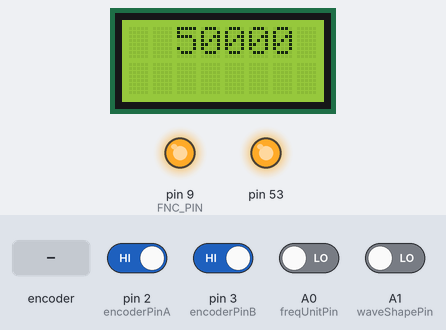
A sketch run on a simulated Arduino Mega 2560, built with avr-gcc and run on an emulated ATmega2560. Parts: 8×2 character LCD, output pins drawn as LEDs (lit = HIGH). The inputs (shaded band) are chosen by the test bench; at power-on: pin 2 (encoderPinA), pin 3 (encoderPinB) HIGH, A0 (freqUnitPin), A1 (waveShapePin) LOW. What the sketch prints to the serial monitor is not drawn.

Above: at 1.3 s.
1.4 s: rotary encoder on pin 2 (encoderPinA) / pin 3 (encoderPinB) turned 3 steps (first pin leading)
At 2.8 s:
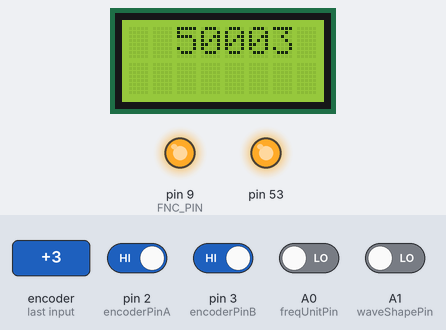
3.5 s: rotary encoder on pin 2 (encoderPinA) / pin 3 (encoderPinB) turned 1 step (first pin leading)
At 4.0 s:
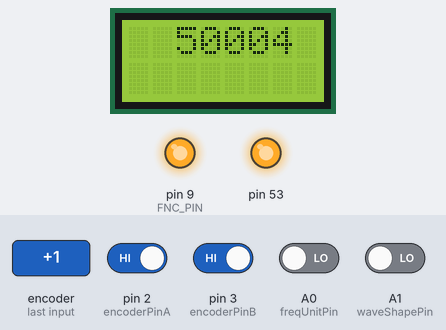
Timing chart, 0 to 6.5 s (numbered marks = the images above; inputs shaded):
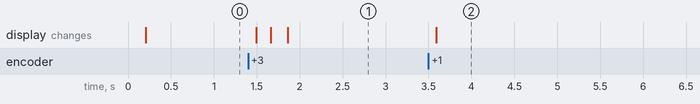

Measured:
- after the input at 1.4 s, the display: first changes after 0.09 s (image 1 shows a later state)
- after the input at 3.5 s, the display: changes after 0.09 s (image 2)

The sketch:

siggen.ino
```cpp
// Include

// ads
#include "AD9833.h"
// lcd
#include <hd44780.h>
#include <hd44780ioClass/hd44780_pinIO.h> // Arduino pin i/o class header

#define APP_NAME "Signal Gen"
#define APP_VERSION "1.00"

#define VERBOSE 0

void lcd_setup(void);
void lcd_loop();

byte ads_get_wave(void);
void ads_toggle_wave(void);
byte ads_get_scale();
void ads_toggle_scale(void);
void ads_set_delta(long d);
void ads_clear_delta();
long ads_get_frequency();
void ads_setup(void);
void ads_loop(void);

void encoder_setup(void);
void encoder_loop(void);

void buttons_setup(void);
void buttons_loop(void);

const int F_x1HZ = 0;
const int F_x10HZ = 1;
const int F_x100HZ = 2;
const int F_x1KHZ = 3;
const int F_x10KHZ = 4;
const int F_x100KHZ = 5;
const int F_x1MHZ = 6;

const int W_SIN = 0;
const int W_SQR = 1;
const int W_TRI = 2;

void setup()
{

    lcd_setup();
    encoder_setup();
    ads_setup();
    buttons_setup();

    Serial.begin(115200); // output
    Serial.println("Signal Gen 1.00");
}

void loop()
{
    lcd_loop();
    encoder_loop();
    ads_loop();
    buttons_loop();
}

// TODO: Move these to modules but lets get these working first

///////////////////////////////////////////////////////////////////////////////
// LCD
///////////////////////////////////////////////////////////////////////////////

const int rs = 8, en = 10, db4 = 4, db5 = 5, db6 = 6, db7 = 7;
const int LCD_COLS = 8;
const int LCD_ROWS = 2;
hd44780_pinIO lcd(rs, en, db4, db5, db6, db7);

char last_reported_f[14];

void lcd_setup(void)
{
    memset(last_reported_f, '\0', sizeof(last_reported_f));
    lcd.begin(LCD_COLS, LCD_ROWS);
    lcd.lineWrap();
    lcd.print("Signal Gen 1.00");
}

void lcd_loop()
{
    long f = ads_get_frequency();

    // nothing
    char frequencyText[20];
    memset(frequencyText, '\0', sizeof(frequencyText));
    dtostrf(f, 7, 0, frequencyText);

    byte scale = ads_get_scale();

    char scale_text[10];
    memset(scale_text, '\0', sizeof(scale_text));

    switch (scale)
    {
    case F_x1HZ:
        strncpy(scale_text, "      ", sizeof(scale_text));
        break;

    case F_x10HZ:
        strncpy(scale_text, "   x10", sizeof(scale_text));
        break;

    case F_x100HZ:
        strncpy(scale_text, "  x100", sizeof(scale_text));
        break;

    case F_x1KHZ:
        strncpy(scale_text, "   Khz", sizeof(scale_text));
        break;

    case F_x10KHZ:
        strncpy(scale_text, "  x10K", sizeof(scale_text));
        break;

    case F_x100KHZ:
        strncpy(scale_text, " x100K", sizeof(scale_text));
        break;

    case F_x1MHZ:
        strncpy(scale_text, "   Mhz", sizeof(scale_text));
        break;

    default:
        strncpy(scale_text, "     ?", sizeof(scale_text)); // should never happen, just in case...
        break;
    }

    char wave_letter;
    byte wave = ads_get_wave();
    switch (wave)
    {
    case W_SIN:
        wave_letter = 'S';
        break;

    case W_SQR:
        wave_letter = 'Q';
        break;

    case W_TRI:
        wave_letter = 'T';
        break;

    default:
        wave_letter = '?'; // should never happen, just in case...
        break;
    }

    char lcdText[40];
    memset(lcdText, '\0', sizeof(lcdText));
    sprintf(lcdText, "%s %s", frequencyText, scale_text);

    if (strncmp(last_reported_f, lcdText, sizeof(last_reported_f)) == 0)
    {
        return;
    }

    lcd.clear();
    lcd.home();
    lcd.print(lcdText);

    memset(last_reported_f, '\0', sizeof(last_reported_f));
    strncpy(last_reported_f, lcdText, sizeof(last_reported_f));
}

///////////////////////////////////////////////////////////////////////////////
// ADS Chip
///////////////////////////////////////////////////////////////////////////////

volatile long currentFrequency = 50000;
volatile byte currentScale = F_x1HZ;
volatile byte currentWave = W_SIN;
volatile long delta = 0;
bool delta_lock = 0;

#define FNC_PIN 9
AD9833 gen(FNC_PIN);

void ads_toggle_wave(void)
{
    currentWave++;

    if (currentWave > W_TRI)
    {
        currentWave = W_SIN;
    }
}

byte ads_get_scale(void)
{
    return currentScale;
}

byte ads_get_wave(void)
{
    return currentWave;
}

void ads_toggle_scale(void)
{
    currentScale++;
    if (currentScale > F_x1MHZ)
    {
        currentScale = F_x1HZ;
    }
}

void ads_set_delta(long d)
{
    delta = d;
    delta_lock = 1;
}

long ads_get_frequency(void)
{
    return currentFrequency;
}

void ads_clear_delta(void)
{
    delta = 0;
    delta_lock = 0;
}

bool can_set_delta(void)
{
    return !delta_lock;
}

void ads_setup(void)
{
    gen.Begin();
    gen.ApplySignal(SINE_WAVE, REG0, (float)currentFrequency);
    gen.EnableOutput(true);
}

void ads_loop(void)
{
    // detect if we have to change the frequency

    if (delta != 0)
    {
        long scale;

        switch (currentScale)
        {
        case F_x1HZ:
            scale = 1;
            break;

        case F_x10HZ:
            scale = 10;
            break;

        case F_x100HZ:
            scale = 100;
            break;

        case F_x1KHZ:
            scale = 1000;
            break;

        case F_x10KHZ:
            scale = 10000;
            break;

        case F_x100KHZ:
            scale = 100000;
            break;

        case F_x1MHZ:
            scale = 1000000;
            break;

        default:
            break;
        }

        if(VERBOSE)
        {
            Serial.println("Adjusting frequency");
            Serial.print("Previous frequency: ");
            Serial.println(currentFrequency);
            Serial.print("Delta: ");
            Serial.println(delta);
        }

        currentFrequency += delta * scale;

        if(VERBOSE)
        {
            Serial.print("New frequency: ");
            Serial.println(currentFrequency);
        }

        ads_clear_delta();
        float converted_freq = (float)currentFrequency;

        if(VERBOSE)
        {
            Serial.print("New frequency (float): ");
            Serial.println(converted_freq);
        }

        gen.SetFrequency(REG0, converted_freq);
    }

    WaveformType w = gen.GetWaveForm(REG0);

    WaveformType ours;

    switch (currentWave)
    {
    case W_SIN:
        ours = WaveformType::SINE_WAVE;
        break;
    case W_SQR:
        ours = WaveformType::SQUARE_WAVE;
        break;
    case W_TRI:
        ours = WaveformType::TRIANGLE_WAVE;
        break;
    default:
        ours = WaveformType::SINE_WAVE; // sines are just more perfect :)
        break;
    }

    if (ours != w)
    {
        gen.SetWaveform(REG0, ours);
    }
}

///////////////////////////////////////////////////////////////////////////////
// Rotary Encoder
///////////////////////////////////////////////////////////////////////////////

const int encoderPinA = 2; // right
const int encoderPinB = 3; // left

volatile long encoderPos = 1;
long lastReportedPos = 1;
static boolean rotating = false;

// interrupt service routine vars
boolean A_set = false;
boolean B_set = false;

void encoder_setup(void)
{
    pinMode(encoderPinA, INPUT);
    pinMode(encoderPinB, INPUT);

    digitalWrite(encoderPinA, HIGH);
    digitalWrite(encoderPinB, HIGH);

    attachInterrupt(0, doEncoderA, CHANGE);
    attachInterrupt(1, doEncoderB, CHANGE);
}

void encoder_loop(void)
{
    rotating = true; // reset the debouncer

    if (lastReportedPos != encoderPos)
    {
        // push the delta into the frequency
        if (can_set_delta())
        {
            long dif = encoderPos - lastReportedPos;
            ads_set_delta(dif);
            if(VERBOSE)
            {
                Serial.print("Detected encoder change: ");
                Serial.println(dif);
            }

            lastReportedPos = encoderPos;
        }
        else if(VERBOSE)
        {
            Serial.print("Waiting to set delta");
        }
    }
}

// Interrupt on A changing state
void doEncoderA()
{
    // debounce
    if (rotating)
        delay(1); // wait a little until the bouncing is done

    // Test transition, did things really change?
    if (digitalRead(encoderPinA) != A_set)
    { // debounce once more
        A_set = !A_set;

        // adjust counter + if A leads B
        if (A_set && !B_set)
        {
            encoderPos += 1;
        }

        rotating = false; // no more debouncing until loop() hits again
    }
}

// Interrupt on B changing state, same as A above
void doEncoderB()
{
    if (rotating)
        delay(1);
    if (digitalRead(encoderPinB) != B_set)
    {
        B_set = !B_set;
        //  adjust counter - 1 if B leads A
        if (B_set && !A_set)
        {
            encoderPos -= 1;
        }

        rotating = false;
    }
}

///////////////////////////////////////////////////////////////////////////////
// Buttons
///////////////////////////////////////////////////////////////////////////////

const int freqUnitPin = A0;
int freqUnitPinState = LOW;

const int waveShapePin = A1;
int waveShapeState = LOW;

const int atnPin = A2;
int atnPinState = LOW;

int buttonState = 0; // current state of the button

void buttons_setup(void)
{
    pinMode(freqUnitPin, INPUT);
    pinMode(waveShapePin, INPUT);
    pinMode(atnPin, INPUT);
}

void buttons_loop(void)
{
    buttonState = digitalRead(freqUnitPin);

    if (buttonState != freqUnitPinState)
    {
        if (buttonState == HIGH)
        {
            ads_toggle_scale();
        }

        freqUnitPinState = buttonState;
    }

    buttonState = digitalRead(waveShapePin);
    if (buttonState != waveShapeState)
    {
        if (buttonState == HIGH)
        {
            ads_toggle_wave();
        }

        waveShapeState = buttonState;
    }
}
```

AD9833.h
```cpp
// (licence header left out)
#ifndef __AD9833__

#define __AD9833__

#include <Arduino.h>
#include <SPI.h>

//#define FNC_PIN 4			// Define FNC_PIN for fast digital writes

#ifdef FNC_PIN
	// Use digitalWriteFast for a speedup
	#include "digitalWriteFast.h"
	#define WRITE_FNCPIN(Val) digitalWriteFast2(FNC_PIN,(Val))
#else  // otherwise, just use digitalWrite
	#define WRITE_FNCPIN(Val) digitalWrite(FNCpin,(Val))
#endif

#define pow2_28				268435456L	// 2^28 used in frequency word calculation
#define BITS_PER_DEG		11.3777777777778	// 4096 / 360

#define RESET_CMD			0x0100		// Reset enabled (also CMD RESET)
/*		Sleep mode
 * D7	1 = internal clock is disabled
 * D6	1 = put DAC to sleep
 */
#define SLEEP_MODE			0x00C0		// Both DAC and Internal Clock
#define DISABLE_DAC			0x0040
#define	DISABLE_INT_CLK		0x0080

#define PHASE_WRITE_CMD		0xC000		// Setup for Phase write
#define PHASE1_WRITE_REG	0x2000		// Which phase register
#define FREQ0_WRITE_REG		0x4000		//
#define FREQ1_WRITE_REG		0x8000
#define PHASE1_OUTPUT_REG	0x0400		// Output is based off REG0/REG1
#define FREQ1_OUTPUT_REG	0x0800		// ditto

typedef enum { SINE_WAVE = 0x2000, TRIANGLE_WAVE = 0x2002,
			   SQUARE_WAVE = 0x2028, HALF_SQUARE_WAVE = 0x2020 } WaveformType;

typedef enum { REG0, REG1, SAME_AS_REG0 } Registers;

class AD9833 {

public:

	AD9833 ( uint8_t FNCpin, uint32_t referenceFrequency = 25000000UL );

	// Must be the first command after creating the AD9833 object.
	void Begin ( void );

	// Setup and apply a signal. Note that any calls to EnableOut,
	// SleepMode, DisableDAC, or DisableInternalClock remain in effect
	void ApplySignal ( WaveformType waveType, Registers freqReg,
		float frequencyInHz,
		Registers phaseReg = SAME_AS_REG0, float phaseInDeg = 0.0 );

	// Resets internal registers to 0, which corresponds to an output of
	// midscale - digital output at 0. See EnableOutput function
	void Reset ( void );

	// Update just the frequency in REG0 or REG1
	void SetFrequency ( Registers freqReg, float frequency );

	// Increment the selected frequency register by freqIncHz
	void IncrementFrequency ( Registers freqReg, float freqIncHz );

	// Update just the phase in REG0 or REG1
	void SetPhase ( Registers phaseReg, float phaseInDeg );

	// Increment the selected phase register by phaseIncDeg
	void IncrementPhase ( Registers phaseReg, float phaseIncDeg );

	// Set the output waveform for the selected frequency register
	// SINE_WAVE, TRIANGLE_WAVE, SQUARE_WAVE, HALF_SQUARE_WAVE,
	void SetWaveform ( Registers waveFormReg, WaveformType waveType );

	// Output based on the contents of REG0 or REG1
	void SetOutputSource ( Registers freqReg, Registers phaseReg = SAME_AS_REG0 );

	// Turn ON / OFF output using the RESET command.
	void EnableOutput ( bool enable );

	// Enable/disable Sleep mode.  Internal clock and DAC disabled
	void SleepMode ( bool enable );

	// Enable / Disable DAC
	void DisableDAC ( bool enable );

	// Enable / Disable Internal Clock
	void DisableInternalClock ( bool enable );

	// Return actual frequency programmed in register
	float GetActualProgrammedFrequency ( Registers reg );

	// Return actual phase programmed in register
	float GetActualProgrammedPhase ( Registers reg );

	// Return frequency resolution
	float GetResolution ( void );

	WaveformType GetWaveForm( Registers waveFormReg );

private:

	void 			WriteRegister ( int16_t dat );
	void 			WriteControlRegister ( void );
	uint16_t		waveForm0, waveForm1;
#ifndef FNC_PIN
	uint8_t			FNCpin;
#endif
	uint8_t			outputEnabled, DacDisabled, IntClkDisabled;
	uint32_t		refFrequency;
	float			frequency0, frequency1, phase0, phase1;
	Registers		activeFreq, activePhase;
};

#endif
```

Source omitted: AD9833.cpp (11608 bytes)
